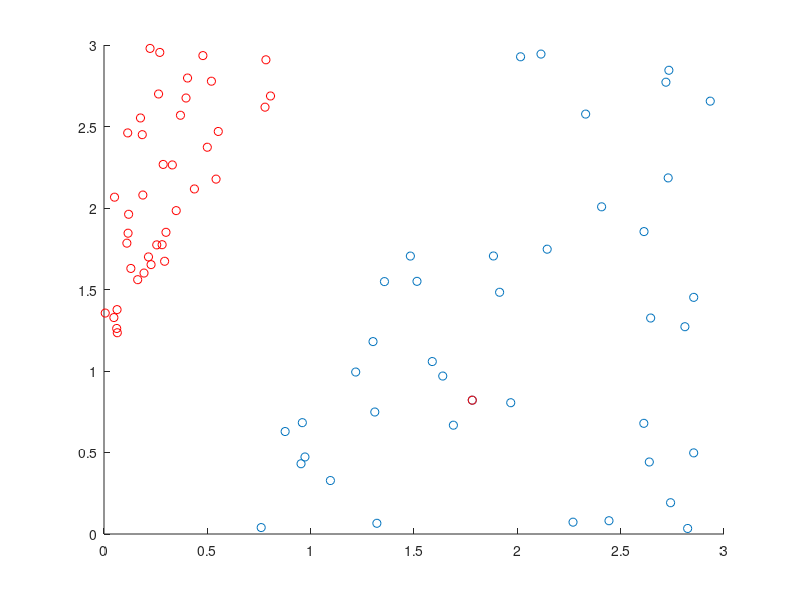

Write the MATLAB code that produced this figure. (Note: this script raises an error after producing the figure.)
clear;
clc;
close all;

m1 = 40;
m2 = 40;
n = 1;

x = ones(m1+m2, n);
y = ones(m1+m2, 1);
ylim = ones(m1+m2, 1);

% 要画的直线大概 3(x1) - 2(y) 
ind_i = 1;
ind_j = 1;
while ind_i <= m1 || ind_j <= m2
	x1 = rand(1)*3;
	y1 = rand(1)*3;
	target = 2* x1 - y1;
	if target > 1  && ind_i <= m1
		x(ind_i,1) = x1;
		y(ind_i,1) = 1;
		ylim(ind_i,1) = y1;
		ind_i = ind_i + 1;
	end	
	if target < -1 && ind_j <= m2
		x(m1 + ind_j, 1) = x1;
		y(m1 + ind_j,1) = 0;
		ylim(m1 + ind_j,1) = y1;
		ind_j = ind_j + 1;
	end	
end

scatter(x(1:m1,1), ylim(1:m1))
hold on
scatter(x(m1:m1+m2), ylim(m1:m1+m2), 'r')
[w] = logicregression(x, y, 0.001, 1000);

hold on
xlim = linspace(0,3, 20);
plot(xlim, w*xlim, 'b')



